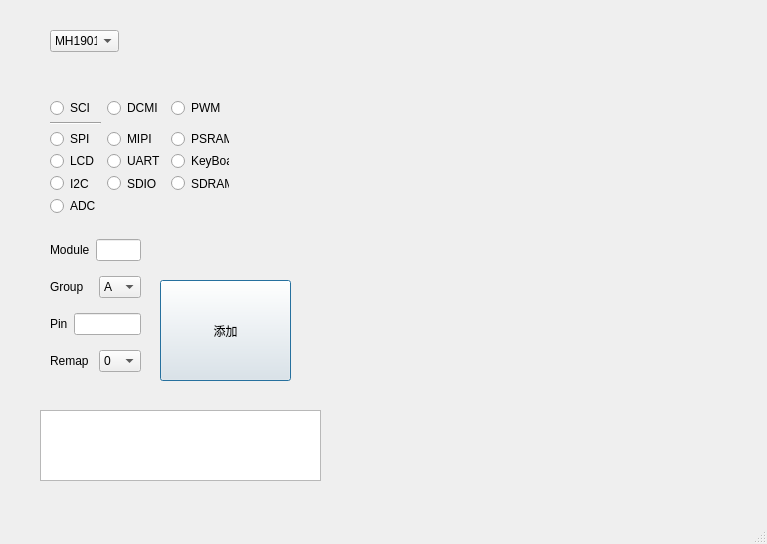
<?xml version="1.0" encoding="UTF-8"?>
<ui version="4.0">
 <class>DialogAdd</class>
 <widget class="QDialog" name="DialogAdd">
  <property name="geometry">
   <rect>
    <x>0</x>
    <y>0</y>
    <width>767</width>
    <height>544</height>
   </rect>
  </property>
  <property name="windowTitle">
   <string>Dialog</string>
  </property>
  <property name="sizeGripEnabled">
   <bool>true</bool>
  </property>
  <widget class="QComboBox" name="comboBoxChipSelect">
   <property name="geometry">
    <rect>
     <x>50</x>
     <y>30</y>
     <width>69</width>
     <height>22</height>
    </rect>
   </property>
   <item>
    <property name="text">
     <string>MH1901</string>
    </property>
   </item>
   <item>
    <property name="text">
     <string>MH1902</string>
    </property>
   </item>
   <item>
    <property name="text">
     <string>MH1902S</string>
    </property>
   </item>
   <item>
    <property name="text">
     <string>MH1903</string>
    </property>
   </item>
   <item>
    <property name="text">
     <string>MH1901H</string>
    </property>
   </item>
  </widget>
  <widget class="QWidget" name="gridLayoutWidget">
   <property name="geometry">
    <rect>
     <x>50</x>
     <y>100</y>
     <width>179</width>
     <height>115</height>
    </rect>
   </property>
   <layout class="QGridLayout" name="gridLayoutModuleSelect">
    <item row="5" column="1">
     <widget class="QRadioButton" name="radioButtonSDIO">
      <property name="text">
       <string>SDIO</string>
      </property>
     </widget>
    </item>
    <item row="4" column="0">
     <widget class="QRadioButton" name="radioButtonLCD">
      <property name="text">
       <string>LCD</string>
      </property>
     </widget>
    </item>
    <item row="1" column="2">
     <widget class="QRadioButton" name="radioButtonPWM">
      <property name="text">
       <string>PWM</string>
      </property>
     </widget>
    </item>
    <item row="1" column="1">
     <widget class="QRadioButton" name="radioButtonDCMI">
      <property name="text">
       <string>DCMI</string>
      </property>
     </widget>
    </item>
    <item row="3" column="1">
     <widget class="QRadioButton" name="radioButtonMIPI">
      <property name="text">
       <string>MIPI</string>
      </property>
     </widget>
    </item>
    <item row="6" column="0">
     <widget class="QRadioButton" name="radioButtonADC">
      <property name="text">
       <string>ADC</string>
      </property>
     </widget>
    </item>
    <item row="1" column="0">
     <widget class="QRadioButton" name="radioButtonSCI">
      <property name="text">
       <string>SCI</string>
      </property>
     </widget>
    </item>
    <item row="5" column="0">
     <widget class="QRadioButton" name="radioButtonI2C">
      <property name="text">
       <string>I2C</string>
      </property>
     </widget>
    </item>
    <item row="4" column="1">
     <widget class="QRadioButton" name="radioButtonUART">
      <property name="text">
       <string>UART</string>
      </property>
     </widget>
    </item>
    <item row="4" column="2">
     <widget class="QRadioButton" name="radioButtonKeyBoard">
      <property name="text">
       <string>KeyBoard</string>
      </property>
     </widget>
    </item>
    <item row="5" column="2">
     <widget class="QRadioButton" name="radioButtonSDRAM">
      <property name="text">
       <string>SDRAM</string>
      </property>
     </widget>
    </item>
    <item row="3" column="2">
     <widget class="QRadioButton" name="radioButtonPSRAM">
      <property name="text">
       <string>PSRAM</string>
      </property>
     </widget>
    </item>
    <item row="3" column="0">
     <widget class="QRadioButton" name="radioButtonSPI">
      <property name="text">
       <string>SPI</string>
      </property>
     </widget>
    </item>
    <item row="2" column="0">
     <widget class="Line" name="line">
      <property name="orientation">
       <enum>Qt::Horizontal</enum>
      </property>
     </widget>
    </item>
   </layout>
  </widget>
  <widget class="QWidget" name="verticalLayoutWidget">
   <property name="geometry">
    <rect>
     <x>50</x>
     <y>230</y>
     <width>91</width>
     <height>151</height>
    </rect>
   </property>
   <layout class="QVBoxLayout" name="verticalLayoutIOInput">
    <item>
     <layout class="QHBoxLayout" name="horizontalLayoutModuleInput">
      <item>
       <widget class="QLabel" name="labelModule">
        <property name="text">
         <string>Module</string>
        </property>
       </widget>
      </item>
      <item>
       <widget class="QLineEdit" name="lineEditModuleInput"/>
      </item>
     </layout>
    </item>
    <item>
     <layout class="QHBoxLayout" name="horizontalLayoutGroupInput">
      <item>
       <widget class="QLabel" name="labelGroupInput">
        <property name="text">
         <string>Group</string>
        </property>
       </widget>
      </item>
      <item>
       <widget class="QComboBox" name="comboBoxGroupSelect">
        <item>
         <property name="text">
          <string>A</string>
         </property>
        </item>
        <item>
         <property name="text">
          <string>B</string>
         </property>
        </item>
        <item>
         <property name="text">
          <string>C</string>
         </property>
        </item>
        <item>
         <property name="text">
          <string>D</string>
         </property>
        </item>
        <item>
         <property name="text">
          <string>E</string>
         </property>
        </item>
        <item>
         <property name="text">
          <string>F</string>
         </property>
        </item>
        <item>
         <property name="text">
          <string>G</string>
         </property>
        </item>
        <item>
         <property name="text">
          <string>H</string>
         </property>
        </item>
       </widget>
      </item>
     </layout>
    </item>
    <item>
     <layout class="QHBoxLayout" name="horizontalLayoutPinInput">
      <item>
       <widget class="QLabel" name="labelPinInput">
        <property name="text">
         <string>Pin</string>
        </property>
       </widget>
      </item>
      <item>
       <widget class="QLineEdit" name="lineEditPinInput"/>
      </item>
     </layout>
    </item>
    <item>
     <layout class="QHBoxLayout" name="horizontalLayoutRemapInput">
      <item>
       <widget class="QLabel" name="labelRemapInput">
        <property name="text">
         <string>Remap</string>
        </property>
       </widget>
      </item>
      <item>
       <widget class="QComboBox" name="comboBoxRemapSelect">
        <item>
         <property name="text">
          <string>0</string>
         </property>
        </item>
        <item>
         <property name="text">
          <string>2</string>
         </property>
        </item>
        <item>
         <property name="text">
          <string>3</string>
         </property>
        </item>
       </widget>
      </item>
     </layout>
    </item>
   </layout>
  </widget>
  <widget class="QPushButton" name="pushButton">
   <property name="geometry">
    <rect>
     <x>160</x>
     <y>280</y>
     <width>131</width>
     <height>101</height>
    </rect>
   </property>
   <property name="text">
    <string>添加</string>
   </property>
  </widget>
  <widget class="QTextEdit" name="textEdit">
   <property name="geometry">
    <rect>
     <x>40</x>
     <y>410</y>
     <width>281</width>
     <height>71</height>
    </rect>
   </property>
  </widget>
 </widget>
 <resources/>
 <connections>
  <connection>
   <sender>radioButtonUART</sender>
   <signal>clicked()</signal>
   <receiver>textEdit</receiver>
   <slot>paste()</slot>
   <hints>
    <hint type="sourcelabel">
     <x>142</x>
     <y>156</y>
    </hint>
    <hint type="destinationlabel">
     <x>153</x>
     <y>426</y>
    </hint>
   </hints>
  </connection>
 </connections>
</ui>
